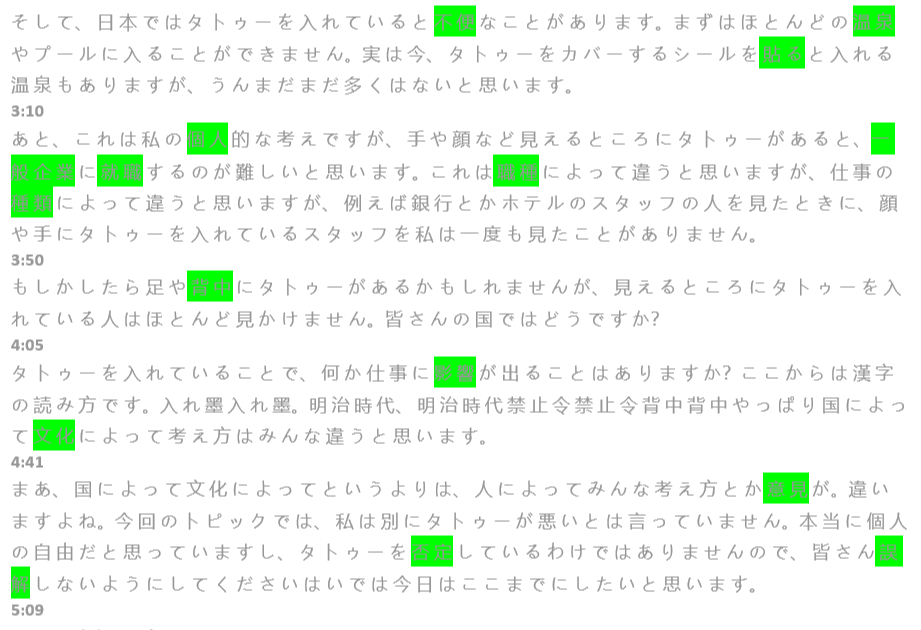
#> input picture OneDrive/Desktop/Anki-auto/Dataset/origin_img/1.png, 921 x 630 px, found by its file name
$ python main.py
#> lines starting #> are read from the running program, lines starting #| are printed output that depends on the picture; after the words box and inside, x2 and y2 are one past the last pixel; in counts of white or black regions, pixels touching at a corner belong together
### OneDrive/Desktop/Anki-auto/Data/utils.py
import json

import cv2
from PIL import Image, ImageEnhance, ImageFilter
import numpy as np

import requests

#-------文件读写--------

# [4 lines left out: function load_json, not called in this run]

def save_json(data, file_path):
    with open(file_path, 'w') as f:
        json.dump(data, f, indent=4)

#-------文本检测与识别前的图片预处理-------

class PreprocessImage():
    def __init__(self, init_img_path):
        self.img_path = init_img_path
        self.img = cv2.imread(self.img_path)
#> self.img is the input picture: shape (630, 921, 3); mean B, G, R 241, 248.6, 241
        if self.img is None:
            raise FileNotFoundError(f"图像文件'{self.img_path}'不存在")

    #行分割
    # [25 lines left out: function segment_lines, not called in this run]

    #将原图转为只有绿色的图
    def get_green_img(self):
        #转换图片通道从BGR到HSV
        img = Image.open(self.img_path)
        img = np.array(img.convert('RGB'))

        hsv = cv2.cvtColor(img, cv2.COLOR_BGR2HSV)
#> hsv: shape (630, 921, 3); mean H, S, V 2.2, 7.9, 248.6

        #定义HSV中绿色的范围
        lower_green = np.array([40,50,40])
        upper_green = np.array([80, 255, 255])
        #lower_green = np.array([60,255,255])
        #upper_green = np.array([60, 255, 255])
        # 颜色过滤，得到只包含绿色的区域的掩模
        mask = cv2.inRange(hsv, lower_green, upper_green)
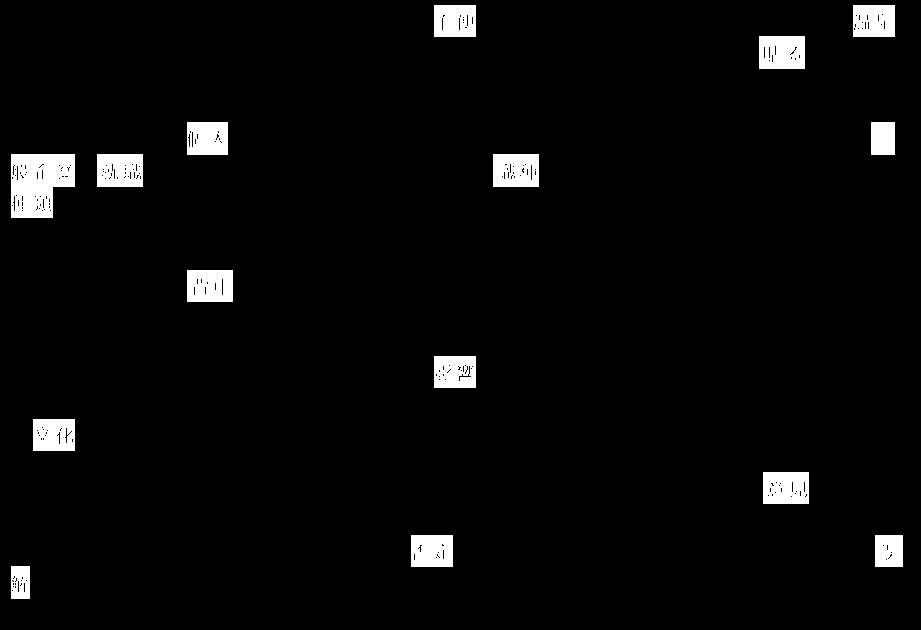
#> mask: shape (630, 921); 3.5% white; 15 white regions


        # 通过掩模获取原图中的绿色区域
        green_img = cv2.bitwise_and(img, img, mask=mask)  #bitwise_and函数是对二进制数据进行“与”操作，如255 的二进制表示： 11111111 210 的二进制表示： 11010010 按位与操作结果：   11010010 (即十进制 210)
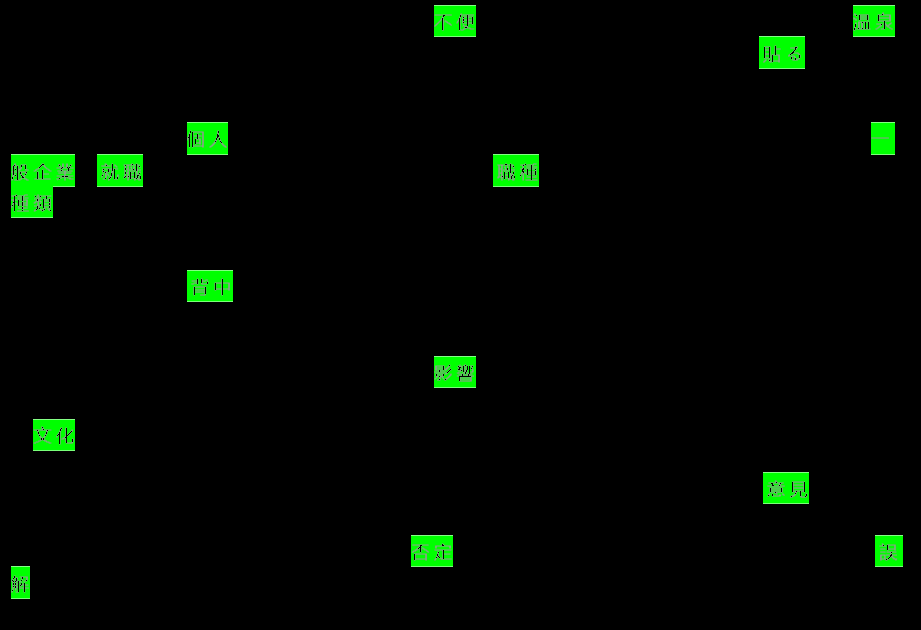
#> green_img: shape (630, 921, 3); mean R, G, B 0.9, 8.6, 0.9

        cv2.imwrite('./template_img/word.jpg', green_img)

        return green_img, mask

    #把图片裁成多个只有绿色的部分的小图片
    def get_word_img(self):

        green_img, mask = self.get_green_img()

        low_green = np.array([60,255,255])
        high_green = np.array([60, 255, 255])

        contours,_ = cv2.findContours(mask, cv2.RETR_EXTERNAL, cv2.CHAIN_APPROX_SIMPLE)
#> contours = 15 contours; largest, box (x1, y1, x2, y2) and area: (11, 154, 75, 218) 3288, (493, 154, 539, 187) 1440, (97, 154, 143, 187) 1440, (759, 36, 805, 69) 1440, (763, 472, 809, 504) 1395
        for i, contours in enumerate(contours):
            x, y, w, h = cv2.boundingRect(contours)

            crop_img = green_img[y:y+h, x:x+w]

            crop_hsv = cv2.cvtColor(crop_img, cv2.COLOR_BGR2HSV)

            mask_green = cv2.inRange(crop_hsv, low_green, high_green)
            mask_non_green = cv2.bitwise_not(mask_green)
            white_background = np.ones_like(crop_img, dtype=np.uint8) * 255
            result_img = cv2.bitwise_and(crop_img, crop_img, mask=mask_non_green)
            crop_img = cv2.add(result_img, cv2.bitwise_and(white_background, white_background, mask=mask_green))

            gray_img = cv2.cvtColor(crop_img, cv2.COLOR_BGR2GRAY)
            _, binary_img = cv2.threshold(gray_img, 0, 255, cv2.THRESH_BINARY | cv2.THRESH_OTSU)

            cv2.imwrite(f'./template_img/word_{i}_binary.jpg', binary_img)
            cv2.imwrite(f'./template_img/word_{i}_crop.jpg', crop_img)
#> this loop made 15 passes
#> (contours, x, y, w, h) on passes 1, 2, 3, 4, 5, 6, 7, 8, 9, 11: ([[11, 566], [11, 598], [29, 598], [29, 566]], 11, 566, 19, 33), ([[875, 535], [875, 566], [902, 566], [902, 535]], 875, 535, 28, 32), ([[411, 535], [411, 566], [452, 566], [452, 535]], 411, 535, 42, 32), ([[763, 472], [763, 503], [808, 503], [808, 472]], 763, 472, 46, 32), ([[33, 419], [33, 450], [74, 450], [74, 419]], 33, 419, 42, 32), ([[434, 356], [434, 387], [475, 387], [475, 356]], 434, 356, 42, 32), ([[187, 270], [187, 301], [232, 301], [232, 270]], 187, 270, 46, 32), ([[493, 154], [493, 186], [538, 186], [538, 154]], 493, 154, 46, 33), ([[97, 154], [97, 186], [142, 186], [142, 154]], 97, 154, 46, 33), ([[871, 122], [871, 154], [894, 154], [894, 122]], 871, 122, 24, 33)
#> (x, y, w, h) on pass 10: (11, 154, 64, 64)
#> pass 2, in get_word_img, `mask_green = cv2.inRange(crop_hsv, low_green, high_green)`:
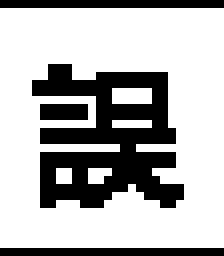
#> mask_green: shape (32, 28) (shown 8 times larger); 70.3% white; black in thin lines or dots
#> after the loop: crop_hsv: shape (32, 42, 3); mean H, S, V 57.6, 216.1, 234.1
#> after the loop:
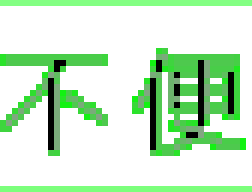
#> crop_img: shape (32, 42, 3) (shown 6 times larger); mean R, G, B 201, 234.1, 201
#> after the loop:
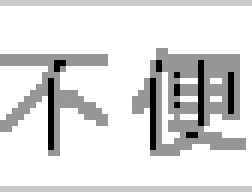
#> gray_img: shape (32, 42) (shown 6 times larger); min 0, max 255, mean 220.4
#> after the loop:
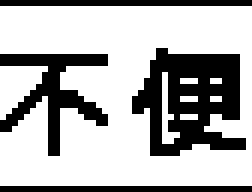
#> mask_green: shape (32, 42) (shown 6 times larger); 69.5% white; black in thin lines or dots
#> after the loop:
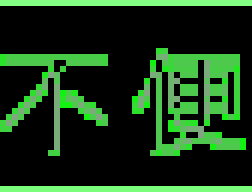
#> result_img: shape (32, 42, 3) (shown 6 times larger); mean R, G, B 23.8, 56.9, 23.8
#> after the loop: white_background: shape (32, 42, 3); every value is 255

### OneDrive/Desktop/Anki-auto/main.py
from Data.utils import PreprocessImage
import os

from ocr.ocr import OCR


img_prepare = PreprocessImage('C:\\Users\\chait\\Desktop\\Anki-auto\\origin_img\\1.png')
###这是为什么呢，只有写绝对路径才能读取图片吗？

img_prepare.get_word_img()

#print(OCR().txt(img_path='C:\\Users\\chait\\Desktop\\Anki-auto\\template_img\\word_1_binary.jpg'))
#print(OCR().txt(img_path='C:\\Users\\chait\\Desktop\\Anki-auto\\image\\3.png'))

$ run again, with OneDrive/Desktop/Anki-auto/Dataset/origin_img/4.png copied over OneDrive/Desktop/Anki-auto/Dataset/origin_img/1.png
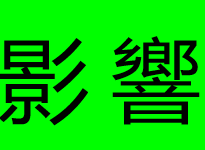
#> input picture OneDrive/Desktop/Anki-auto/Dataset/origin_img/4.png, 205 x 150 px, found by its file name
#> in __init__, self.img is the input picture: shape (150, 205, 3); mean B, G, R 0, 202.8, 0
#> hsv: shape (150, 205, 3); mean H, S, V 49.8, 211.4, 202.8
#> in get_green_img, `mask = cv2.inRange(hsv, lower_green, upper_green)`:
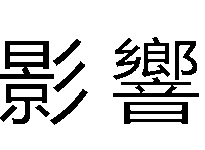
#> mask: shape (150, 205); 82.4% white; 12 black regions
#> in get_word_img, `contours,_ = cv2.findContours(mask, cv2.RETR_EXTERNAL, cv2.CHAIN_APPRO..`: contours = 3 contours; box (x1, y1, x2, y2) and area: (0, 0, 205, 150) 28668, (10, 45, 43, 52) 192, (10, 56, 43, 62) 160
#> the loop in get_word_img, `for i, contours in enumerate(contours):` made 3 passes
#> (contours, x, y, w, h) on passes 1 to 2: ([[10, 56], [10, 61], [42, 61], [42, 56]], 10, 56, 33, 6), ([[10, 45], [10, 51], [42, 51], [42, 45]], 10, 45, 33, 7)
#> after the loop in get_word_img, `for i, contours in enumerate(contours):`:
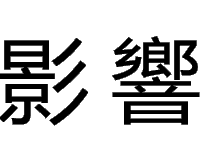
#> gray_img: shape (150, 205); min 0, max 255, mean 198.9
